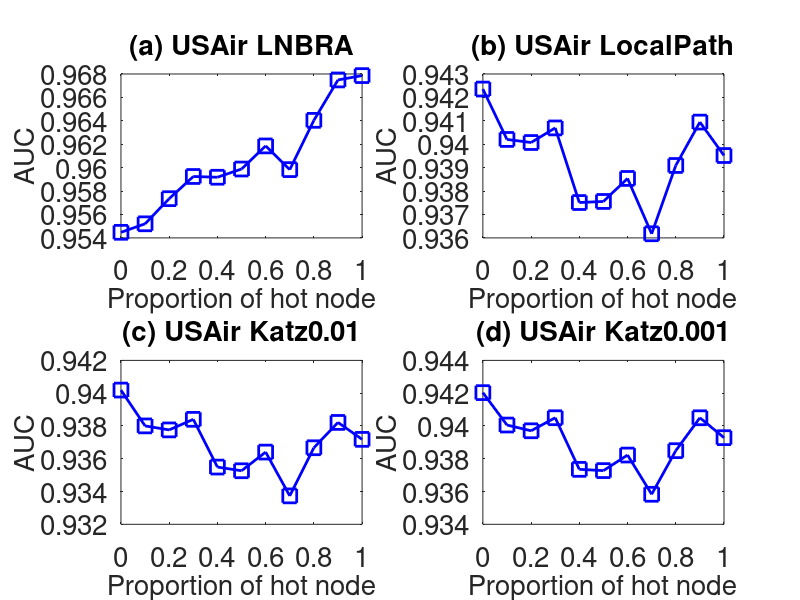

MATLAB code for this plot:
subplot(2,2,1);
x=0:0.1:1;
y=[0.9544771
0.9552042
0.9573499
0.9592453
0.9591808
0.9598827
0.9618553
0.9598315
0.9640403
0.9674909
0.9678608
];
plot(x,y,'-bs','LineWidth',2,'MarkerSize',10);
set(gca,'FontSize',20);
xlabel('Proportion of hot node','fontsize',20);
ylabel('AUC','fontsize',20);
title('(a) USAir LNBRA','fontsize',20);

subplot(2,2,2);
x=0:0.1:1;
y=[0.9423561
0.9402046
0.9400732
0.9406967
0.9375105
0.9375562
0.9385387
0.9361759
0.9390928
0.9409453
0.9395176
];
plot(x,y,'-bs','LineWidth',2,'MarkerSize',10);
set(gca,'FontSize',20);
xlabel('Proportion of hot node','fontsize',20);
ylabel('AUC','fontsize',20);
title('(b) USAir LocalPath','fontsize',20);

subplot(2,2,3);
x=0:0.1:1;
y=[0.940189
0.9380035
0.937759
0.9384045
0.9354922
0.935267
0.9364055
0.9337342
0.9366701
0.9382151
0.9371824
];
plot(x,y,'-bs','LineWidth',2,'MarkerSize',10);
set(gca,'FontSize',20);
xlabel('Proportion of hot node','fontsize',20);
ylabel('AUC','fontsize',20);
title('(c) USAir Katz0.01','fontsize',20);


subplot(2,2,4);
x=0:0.1:1;
y=[0.9420333
0.9400565
0.9397054
0.9405014
0.9373527
0.9372763
0.9382249
0.9358318
0.938492
0.9404995
0.9392852
];
plot(x,y,'-bs','LineWidth',2,'MarkerSize',10);
set(gca,'FontSize',20);
xlabel('Proportion of hot node','fontsize',20);
ylabel('AUC','fontsize',20);
title('(d) USAir Katz0.001','fontsize',20);
